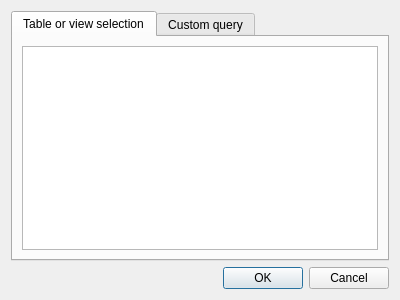
<?xml version="1.0" encoding="UTF-8"?>
<ui version="4.0">
 <class>LReportQueryBuilderDialog</class>
 <widget class="QDialog" name="LReportQueryBuilderDialog">
  <property name="geometry">
   <rect>
    <x>0</x>
    <y>0</y>
    <width>400</width>
    <height>300</height>
   </rect>
  </property>
  <property name="windowTitle">
   <string>Query builder</string>
  </property>
  <property name="windowIcon">
   <iconset resource="resources.qrc">
    <normaloff>:/designer/qtreport_32</normaloff>:/designer/qtreport_32</iconset>
  </property>
  <layout class="QVBoxLayout" name="verticalLayout_3">
   <item>
    <widget class="QTabWidget" name="tabWidget">
     <property name="styleSheet">
      <string notr="true"/>
     </property>
     <property name="currentIndex">
      <number>0</number>
     </property>
     <widget class="QWidget" name="tab">
      <attribute name="title">
       <string>Table or view selection</string>
      </attribute>
      <layout class="QVBoxLayout" name="verticalLayout">
       <item>
        <widget class="QTreeWidget" name="tablesTree">
         <property name="rootIsDecorated">
          <bool>true</bool>
         </property>
         <attribute name="headerVisible">
          <bool>false</bool>
         </attribute>
         <column>
          <property name="text">
           <string notr="true">1</string>
          </property>
         </column>
        </widget>
       </item>
      </layout>
     </widget>
     <widget class="QWidget" name="tab_2">
      <attribute name="title">
       <string>Custom query</string>
      </attribute>
      <layout class="QVBoxLayout" name="verticalLayout_2">
       <item>
        <widget class="QPlainTextEdit" name="customQuery"/>
       </item>
      </layout>
     </widget>
    </widget>
   </item>
   <item>
    <widget class="QDialogButtonBox" name="buttonBox">
     <property name="orientation">
      <enum>Qt::Horizontal</enum>
     </property>
     <property name="standardButtons">
      <set>QDialogButtonBox::Cancel|QDialogButtonBox::Ok</set>
     </property>
    </widget>
   </item>
  </layout>
 </widget>
 <resources>
  <include location="resources.qrc"/>
 </resources>
 <connections>
  <connection>
   <sender>buttonBox</sender>
   <signal>accepted()</signal>
   <receiver>LReportQueryBuilderDialog</receiver>
   <slot>accept()</slot>
   <hints>
    <hint type="sourcelabel">
     <x>252</x>
     <y>295</y>
    </hint>
    <hint type="destinationlabel">
     <x>157</x>
     <y>274</y>
    </hint>
   </hints>
  </connection>
  <connection>
   <sender>buttonBox</sender>
   <signal>rejected()</signal>
   <receiver>LReportQueryBuilderDialog</receiver>
   <slot>reject()</slot>
   <hints>
    <hint type="sourcelabel">
     <x>320</x>
     <y>295</y>
    </hint>
    <hint type="destinationlabel">
     <x>286</x>
     <y>274</y>
    </hint>
   </hints>
  </connection>
 </connections>
</ui>
